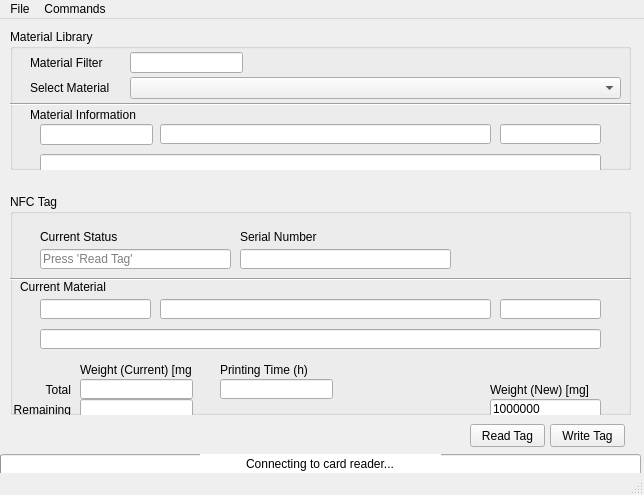
<?xml version="1.0" encoding="UTF-8"?>
<ui version="4.0">
 <class>MainWindow</class>
 <widget class="QMainWindow" name="MainWindow">
  <property name="geometry">
   <rect>
    <x>0</x>
    <y>0</y>
    <width>644</width>
    <height>495</height>
   </rect>
  </property>
  <property name="windowTitle">
   <string>UM Spool Maker</string>
  </property>
  <widget class="QWidget" name="centralwidget">
   <widget class="QGroupBox" name="groupBox">
    <property name="geometry">
     <rect>
      <x>10</x>
      <y>10</y>
      <width>621</width>
      <height>141</height>
     </rect>
    </property>
    <property name="title">
     <string>Material Library</string>
    </property>
    <widget class="QLabel" name="label">
     <property name="geometry">
      <rect>
       <x>20</x>
       <y>23</y>
       <width>91</width>
       <height>21</height>
      </rect>
     </property>
     <property name="text">
      <string>Material Filter</string>
     </property>
    </widget>

    <widget class="QLineEdit" name="material_filter">
     <property name="geometry">
      <rect>
       <x>120</x>
       <y>23</y>
       <width>113</width>
       <height>21</height>
      </rect>
     </property>
    </widget>

    <widget class="QLabel" name="label">
     <property name="geometry">
      <rect>
       <x>20</x>
       <y>48</y>
       <width>91</width>
       <height>21</height>
      </rect>
     </property>
     <property name="text">
      <string>Select Material</string>
     </property>
    </widget>
    <widget class="QComboBox" name="combo_matSelector">
     <property name="geometry">
      <rect>
       <x>120</x>
       <y>48</y>
       <width>491</width>
       <height>22</height>
      </rect>
     </property>
    </widget>
    <widget class="Line" name="line">
     <property name="geometry">
      <rect>
       <x>0</x>
       <y>65</y>
       <width>621</width>
       <height>21</height>
      </rect>
     </property>
     <property name="orientation">
      <enum>Qt::Horizontal</enum>
     </property>
    </widget>
    <widget class="QLineEdit" name="line_brand">
     <property name="geometry">
      <rect>
       <x>30</x>
       <y>95</y>
       <width>113</width>
       <height>21</height>
      </rect>
     </property>
     <property name="readOnly">
      <bool>true</bool>
     </property>
    </widget>
    <widget class="QLineEdit" name="line_material">
     <property name="geometry">
      <rect>
       <x>150</x>
       <y>95</y>
       <width>331</width>
       <height>20</height>
      </rect>
     </property>
     <property name="readOnly">
      <bool>true</bool>
     </property>
    </widget>
    <widget class="QLabel" name="label_2">
     <property name="geometry">
      <rect>
       <x>20</x>
       <y>75</y>
       <width>111</width>
       <height>21</height>
      </rect>
     </property>
     <property name="text">
      <string>Material Information</string>
     </property>
    </widget>
    <widget class="QLineEdit" name="line_color">
     <property name="geometry">
      <rect>
       <x>490</x>
       <y>95</y>
       <width>101</width>
       <height>20</height>
      </rect>
     </property>
     <property name="readOnly">
      <bool>true</bool>
     </property>
    </widget>
    <widget class="QLineEdit" name="line_guid">
     <property name="geometry">
      <rect>
       <x>30</x>
       <y>125</y>
       <width>561</width>
       <height>20</height>
      </rect>
     </property>
     <property name="readOnly">
      <bool>true</bool>
     </property>
    </widget>
   </widget>
   <widget class="QGroupBox" name="groupBox_2">
    <property name="geometry">
     <rect>
      <x>10</x>
      <y>175</y>
      <width>621</width>
      <height>221</height>
     </rect>
    </property>
    <property name="title">
     <string>NFC Tag</string>
    </property>
    <widget class="QLineEdit" name="line_nfcStatus">
     <property name="geometry">
      <rect>
       <x>30</x>
       <y>55</y>
       <width>191</width>
       <height>20</height>
      </rect>
     </property>
     <property name="readOnly">
      <bool>true</bool>
     </property>
     <property name="placeholderText">
      <string>Press 'Read Tag'</string>
     </property>
    </widget>
    <widget class="QLabel" name="label_3">
     <property name="geometry">
      <rect>
       <x>30</x>
       <y>35</y>
       <width>91</width>
       <height>16</height>
      </rect>
     </property>
     <property name="text">
      <string>Current Status</string>
     </property>
    </widget>
    <widget class="QLineEdit" name="line_serial">
     <property name="geometry">
      <rect>
       <x>230</x>
       <y>55</y>
       <width>211</width>
       <height>20</height>
      </rect>
     </property>
     <property name="readOnly">
      <bool>true</bool>
     </property>
    </widget>
    <widget class="QLabel" name="label_4">
     <property name="geometry">
      <rect>
       <x>230</x>
       <y>35</y>
       <width>91</width>
       <height>16</height>
      </rect>
     </property>
     <property name="text">
      <string>Serial Number</string>
     </property>
    </widget>
    <widget class="Line" name="line_2">
     <property name="geometry">
      <rect>
       <x>0</x>
       <y>75</y>
       <width>621</width>
       <height>20</height>
      </rect>
     </property>
     <property name="orientation">
      <enum>Qt::Horizontal</enum>
     </property>
    </widget>
    <widget class="QLineEdit" name="line_cbrand">
     <property name="geometry">
      <rect>
       <x>30</x>
       <y>105</y>
       <width>111</width>
       <height>20</height>
      </rect>
     </property>
     <property name="readOnly">
      <bool>true</bool>
     </property>
    </widget>
    <widget class="QLabel" name="label_6">
     <property name="geometry">
      <rect>
       <x>10</x>
       <y>85</y>
       <width>111</width>
       <height>16</height>
      </rect>
     </property>
     <property name="text">
      <string>Current Material</string>
     </property>
    </widget>
    <widget class="QLineEdit" name="line_cmaterial">
     <property name="geometry">
      <rect>
       <x>150</x>
       <y>105</y>
       <width>331</width>
       <height>20</height>
      </rect>
     </property>
     <property name="readOnly">
      <bool>true</bool>
     </property>
    </widget>
    <widget class="QLineEdit" name="line_ccolor">
     <property name="geometry">
      <rect>
       <x>490</x>
       <y>105</y>
       <width>101</width>
       <height>20</height>
      </rect>
     </property>
     <property name="readOnly">
      <bool>true</bool>
     </property>
    </widget>
    <widget class="QLineEdit" name="line_cguid">
     <property name="geometry">
      <rect>
       <x>30</x>
       <y>135</y>
       <width>561</width>
       <height>20</height>
      </rect>
     </property>
     <property name="readOnly">
      <bool>true</bool>
     </property>
    </widget>
    <widget class="QLineEdit" name="line_totalweight">
     <property name="geometry">
      <rect>
       <x>70</x>
       <y>185</y>
       <width>113</width>
       <height>20</height>
      </rect>
     </property>
     <property name="readOnly">
      <bool>true</bool>
     </property>
    </widget>
    <widget class="QLabel" name="label_5">
     <property name="geometry">
      <rect>
       <x>70</x>
       <y>165</y>
       <width>111</width>
       <height>21</height>
      </rect>
     </property>
     <property name="text">
      <string>Weight (Current) [mg]</string>
     </property>
    </widget>
    <widget class="QLabel" name="label_7">
     <property name="geometry">
      <rect>
       <x>20</x>
       <y>185</y>
       <width>41</width>
       <height>21</height>
      </rect>
     </property>
     <property name="text">
      <string>Total</string>
     </property>
     <property name="alignment">
      <set>Qt::AlignRight|Qt::AlignTrailing|Qt::AlignVCenter</set>
     </property>
    </widget>
    <widget class="QLineEdit" name="line_remainweight">
     <property name="geometry">
      <rect>
       <x>70</x>
       <y>205</y>
       <width>113</width>
       <height>20</height>
      </rect>
     </property>
     <property name="readOnly">
      <bool>true</bool>
     </property>
    </widget>
    <widget class="QLineEdit" name="line_nweight">
     <property name="geometry">
      <rect>
       <x>480</x>
       <y>205</y>
       <width>111</width>
       <height>20</height>
      </rect>
     </property>
     <property name="text">
      <string>1000000</string>
     </property>
    </widget>
    <widget class="QLabel" name="label_8">
     <property name="geometry">
      <rect>
       <x>210</x>
       <y>165</y>
       <width>111</width>
       <height>21</height>
      </rect>
     </property>
     <property name="text">
      <string>Printing Time (h)</string>
     </property>
    </widget>
    <widget class="QLabel" name="label_9">
     <property name="geometry">
      <rect>
       <x>0</x>
       <y>205</y>
       <width>61</width>
       <height>21</height>
      </rect>
     </property>
     <property name="text">
      <string>Remaining</string>
     </property>
     <property name="alignment">
      <set>Qt::AlignRight|Qt::AlignTrailing|Qt::AlignVCenter</set>
     </property>
    </widget>
    <widget class="QLabel" name="label_10">
     <property name="geometry">
      <rect>
       <x>480</x>
       <y>185</y>
       <width>111</width>
       <height>21</height>
      </rect>
     </property>
     <property name="text">
      <string>Weight (New) [mg]</string>
     </property>
    </widget>
    <widget class="QLineEdit" name="line_printtime">
     <property name="geometry">
      <rect>
       <x>210</x>
       <y>185</y>
       <width>113</width>
       <height>20</height>
      </rect>
     </property>
     <property name="readOnly">
      <bool>true</bool>
     </property>
    </widget>
   </widget>
   <widget class="QPushButton" name="btn_write">
    <property name="geometry">
     <rect>
      <x>550</x>
      <y>405</y>
      <width>75</width>
      <height>23</height>
     </rect>
    </property>
    <property name="text">
     <string>Write Tag</string>
    </property>
   </widget>
   <widget class="QPushButton" name="btn_read">
    <property name="geometry">
     <rect>
      <x>470</x>
      <y>405</y>
      <width>75</width>
      <height>23</height>
     </rect>
    </property>
    <property name="text">
     <string>Read Tag</string>
    </property>
   </widget>
   <widget class="QProgressBar" name="progressBar">
    <property name="geometry">
     <rect>
      <x>0</x>
      <y>435</y>
      <width>641</width>
      <height>23</height>
     </rect>
    </property>
    <property name="palette">
     <palette>
      <active>
       <colorrole role="Highlight">
        <brush brushstyle="SolidPattern">
         <color alpha="255">
          <red>170</red>
          <green>85</green>
          <blue>255</blue>
         </color>
        </brush>
       </colorrole>
      </active>
      <inactive>
       <colorrole role="Highlight">
        <brush brushstyle="SolidPattern">
         <color alpha="255">
          <red>170</red>
          <green>85</green>
          <blue>255</blue>
         </color>
        </brush>
       </colorrole>
      </inactive>
      <disabled>
       <colorrole role="Highlight">
        <brush brushstyle="SolidPattern">
         <color alpha="255">
          <red>0</red>
          <green>120</green>
          <blue>215</blue>
         </color>
        </brush>
       </colorrole>
      </disabled>
     </palette>
    </property>
    <property name="value">
     <number>0</number>
    </property>
    <property name="textVisible">
     <bool>false</bool>
    </property>
    <property name="invertedAppearance">
     <bool>false</bool>
    </property>
   </widget>
   <widget class="QLineEdit" name="line_status">
    <property name="geometry">
     <rect>
      <x>200</x>
      <y>435</y>
      <width>241</width>
      <height>20</height>
     </rect>
    </property>
    <property name="acceptDrops">
     <bool>false</bool>
    </property>
    <property name="autoFillBackground">
     <bool>false</bool>
    </property>
    <property name="text">
     <string>Connecting to card reader...</string>
    </property>
    <property name="frame">
     <bool>false</bool>
    </property>
    <property name="alignment">
     <set>Qt::AlignCenter</set>
    </property>
    <property name="readOnly">
     <bool>true</bool>
    </property>
   </widget>
  </widget>
  <widget class="QMenuBar" name="menubar">
   <property name="geometry">
    <rect>
     <x>0</x>
     <y>0</y>
     <width>644</width>
     <height>21</height>
    </rect>
   </property>
   <widget class="QMenu" name="menuCommands">
    <property name="title">
     <string>File</string>
    </property>
    <addaction name="actionExit"/>
   </widget>
   <widget class="QMenu" name="menuCommands_2">
    <property name="title">
     <string>Commands</string>
    </property>
    <addaction name="actionRescan_Materials"/>
    <addaction name="separator"/>
    <addaction name="actionRead_Tag"/>
    <addaction name="actionWrite_Tag"/>
   </widget>
   <addaction name="menuCommands"/>
   <addaction name="menuCommands_2"/>
  </widget>
  <widget class="QStatusBar" name="statusbar"/>
  <action name="actionExit">
   <property name="text">
    <string>Exit</string>
   </property>
  </action>
  <action name="actionRescan_Materials">
   <property name="text">
    <string>Rescan Materials</string>
   </property>
  </action>
  <action name="actionRead_Tag">
   <property name="text">
    <string>Read Tag</string>
   </property>
  </action>
  <action name="actionWrite_Tag">
   <property name="text">
    <string>Write Tag</string>
   </property>
  </action>
 </widget>
 <resources/>
 <connections/>
</ui>
